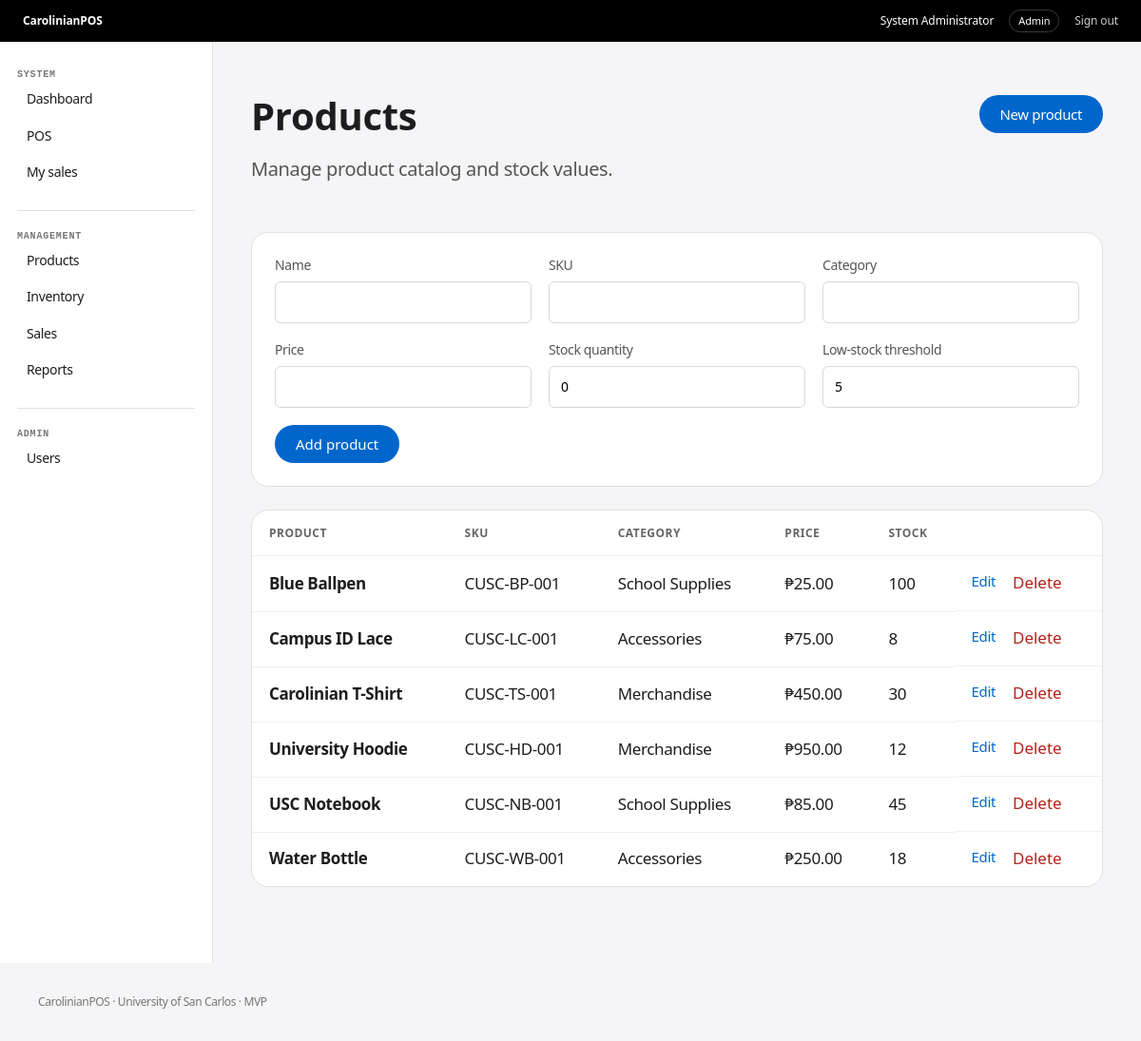
/manager/products.php (signed in), run on the app's committed database.
### tables this page shows
CREATE TABLE products (
  id INT UNSIGNED AUTO_INCREMENT PRIMARY KEY,
  name VARCHAR(150) NOT NULL,
  sku VARCHAR(80) NOT NULL UNIQUE,
  category VARCHAR(80) NOT NULL,
  price DECIMAL(10,2) NOT NULL DEFAULT 0,
  stock_qty INT NOT NULL DEFAULT 0,
  low_stock_threshold INT NOT NULL DEFAULT 5,
  created_at TIMESTAMP DEFAULT CURRENT_TIMESTAMP,
  updated_at TIMESTAMP DEFAULT CURRENT_TIMESTAMP ON UPDATE CURRENT_TIMESTAMP
);

### manager/products.php (the view, shortened to what this page needs)
<?php
require_once __DIR__ . '/../config/db.php'; require_once __DIR__ . '/../includes/auth_check.php'; require_role(['Manager','Admin']);
$page_title='Products'; $edit=null;
$products=$pdo->query('SELECT * FROM products ORDER BY name')->fetchAll();
require __DIR__ . '/../includes/header.php'; ?>
<div class="page-head"><div><h1>Products</h1><p class="lead">Manage product catalog and stock values.</p></div><a class="btn primary" href="products.php">New product</a></div>
<section class="panel">
<form method="post" class="form-grid"><input type="hidden" name="action" value="save"><input type="hidden" name="id" value="<?= $edit['id']??'' ?>">
<label>Name<input name="name" required value="<?= htmlspecialchars($edit['name']??'') ?>"></label>
<label>SKU<input name="sku" required value="<?= htmlspecialchars($edit['sku']??'') ?>"></label>
<label>Category<input name="category" required value="<?= htmlspecialchars($edit['category']??'') ?>"></label>
<label>Price<input type="number" step="0.01" min="0" name="price" required value="<?= $edit['price']??'' ?>"></label>
<label>Stock quantity<input type="number" min="0" name="stock_qty" required value="<?= $edit['stock_qty']??0 ?>"></label>
<label>Low-stock threshold<input type="number" min="0" name="low_stock_threshold" required value="<?= $edit['low_stock_threshold']??5 ?>"></label>
<div><button class="btn primary" type="submit"><?= $edit?'Save changes':'Add product' ?></button></div>
</form></section>
<div class="table-wrap"><table><thead><tr><th>Product</th><th>SKU</th><th>Category</th><th>Price</th><th>Stock</th><th></th></tr></thead><tbody>
<?php foreach($products as $p): ?><tr><td><strong><?= htmlspecialchars($p['name']) ?></strong></td><td><?= htmlspecialchars($p['sku']) ?></td><td><?= htmlspecialchars($p['category']) ?></td><td>₱<?= number_format((float)$p['price'],2) ?></td><td><?= $p['stock_qty'] ?></td><td class="actions"><a class="text-link" href="?edit=<?= $p['id'] ?>">Edit</a><form method="post" onsubmit="return confirm('Delete this product?')"><input type="hidden" name="action" value="delete"><input type="hidden" name="id" value="<?= $p['id'] ?>"><button class="link-danger">Delete</button></form></td></tr><?php endforeach; ?>
</tbody></table></div>
<?php require __DIR__ . '/../includes/footer.php'; ?>

### assets/css/app.css (style rules this page uses)
:root { --primary:#0066cc;--primary-focus:#0071e3;--primary-dark:#2997ff; --ink:#1d1d1f;--muted:#7a7a7a;--canvas:#fff;--parchment:#f5f5f7; --pearl:#fafafc;--dark:#000;--tile:#272729;--hairline:#e0e0e0; --soft:#f0f0f0;--danger:#b42318;--success:#18794e; --radius-sm:8px;--radius-md:11px;--radius-lg:18px;--pill:9999px; }
* { box-sizing:border-box }
html { font-family:system-ui,-apple-system,BlinkMacSystemFont,"Segoe UI",sans-serif;color:var(--ink);background:var(--parchment) }
body { margin:0;font-size:17px;line-height:1.47;letter-spacing:-.374px }
a { color:inherit;text-decoration:none }
.main h1 { font-size:40px;line-height:1.1;letter-spacing:-.28px;margin:0 0 10px;font-weight:600 }
.lead { font-size:20px;line-height:1.4;color:#555;max-width:760px }
.page-head { display:flex;justify-content:space-between;gap:24px;align-items:flex-start;margin-bottom:32px }
.btn { display:inline-flex;align-items:center;justify-content:center;border:0;cursor:pointer;padding:11px 22px;border-radius:9999px;font:400 15px/1.2 system-ui }
.btn.primary { background:var(--primary);color:#fff }
.text-link { color:var(--primary);font-size:15px }
.link-danger { border:0;background:none;color:var(--danger);cursor:pointer;font:inherit }
.panel { background:#fff;border:1px solid var(--hairline);border-radius:18px;padding:24px }
.form-stack label,.form-grid label,.filter-bar label { display:grid;gap:6px;font-size:14px;color:#555 }
.form-stack input,.form-grid input,.form-grid select,.filter-bar input,.inline-form input { border:1px solid #d8d8dc;border-radius:6px;padding:11px 12px;background:#fff;font:inherit }
.form-grid { display:grid;grid-template-columns:repeat(3,1fr);gap:18px }
.table-wrap { overflow:auto;margin-top:24px;background:#fff;border:1px solid var(--hairline);border-radius:18px }
table { width:100%;border-collapse:collapse }
th,td { text-align:left;padding:15px 18px;border-bottom:1px solid var(--soft);white-space:nowrap }
th { font:600 12px system-ui;color:#666;text-transform:uppercase;letter-spacing:.04em }
tr:last-child td { border-bottom:0 }
.actions { display:flex;gap:12px }

### data on the page
products: name "Blue Ballpen", sku "CUSC-BP-001", category "School Supplies", price "25.00", stock_qty "100"
products: name "Campus ID Lace", sku "CUSC-LC-001", category "Accessories", price "75.00", stock_qty "8"
products: name "Carolinian T-Shirt", sku "CUSC-TS-001", category "Merchandise", price "450.00", stock_qty "30"
products: name "University Hoodie", sku "CUSC-HD-001", category "Merchandise", price "950.00", stock_qty "12"
products: name "USC Notebook", sku "CUSC-NB-001", category "School Supplies", price "85.00", stock_qty "45"
products: name "Water Bottle", sku "CUSC-WB-001", category "Accessories", price "250.00", stock_qty "18"

### other printed values
$user['full_name'] "System Administrator"
$user['role'] "Admin"
